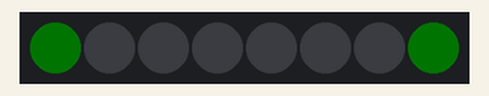
Simulated run of this sketch. Board: Arduino Uno, built with avr-gcc and run on an emulated ATmega328P. Shown: 8 RGB LEDs in strip order, left to right. Dim RGB values are drawn brighter than linear.

Above: at 0.1 s.
At 0.5 s:
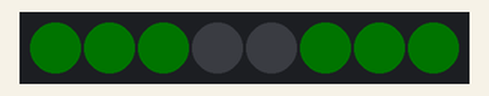
Timing chart, 0 to 130.0 s (numbered marks = the images above):
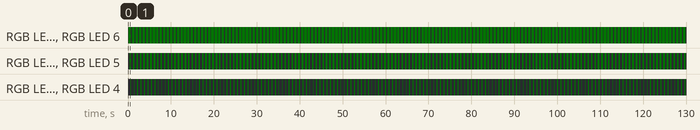

The sketch:

NeoPxl.ino
```cpp
#include <Adafruit_NeoPixel.h>
#define LED_PIN     5
#define LED_COUNT   8
Adafruit_NeoPixel strip(LED_COUNT, LED_PIN, NEO_GRB + NEO_KHZ800);

void setup()
{
  strip.begin();
  strip.show();
  strip.setBrightness(3);
}

void loop()
{
  //  colorWipeBack(strip.Color(255, 80, 0), 60);
  //  strip.clear();
  //  colorWipe(strip.Color(255, 80, 0), 60);
  strip.clear();
  color2ways(strip.Color(255, 80, 0), 200);

}

void colorWipe(int color, int wait)
{
  for (int i = 0; i < strip.numPixels(); i++)
  {
    strip.setPixelColor(i, color);
    strip.show();
    delay(wait);
  }
}

void colorWipeBack(int color, int wait)
{
  for (int i = strip.numPixels(); i >= 0; i--)
  {
    strip.setPixelColor(i, color);
    strip.show();
    delay(wait);
  }
}

void color2ways(int color, int wait)
{
  int i, j;
  for (i = 0, j = strip.numPixels() - 1; i <= (strip.numPixels() / 2 - 1)  && j >= strip.numPixels() / 2 ; i++, j--)
  {
    strip.setPixelColor(i, color);
    strip.setPixelColor(j, color);
    strip.show();
    delay(wait);

  }
}

void singleLed()
{
  strip.setPixelColor(0, 255, 255, 255); // Set pixel , R , G , B
  strip.show();
}
```

Measured:
- by itself, RGB LED 1, RGB LED 6: alternates RGB(0, 1, 0) for 0.60 s and off for 0.20 s
- by itself, RGB LED 2, RGB LED 5: alternates RGB(0, 1, 0) for 0.40 s and off for 0.40 s
- by itself, RGB LED 3, RGB LED 4: alternates RGB(0, 1, 0) for 0.20 s and off for 0.60 s
